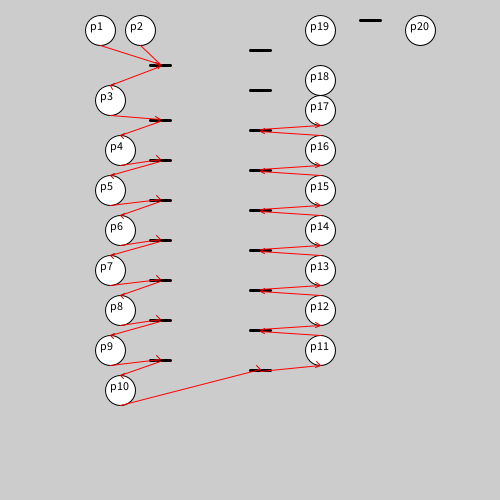
Frame 1 (no input)
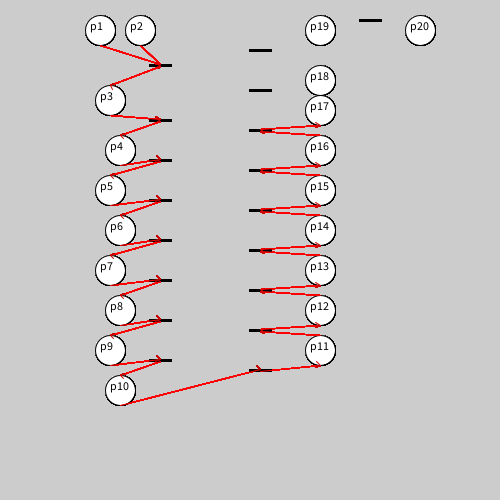
Frame 60 (the mouse pressed at the canvas centre just before this capture)
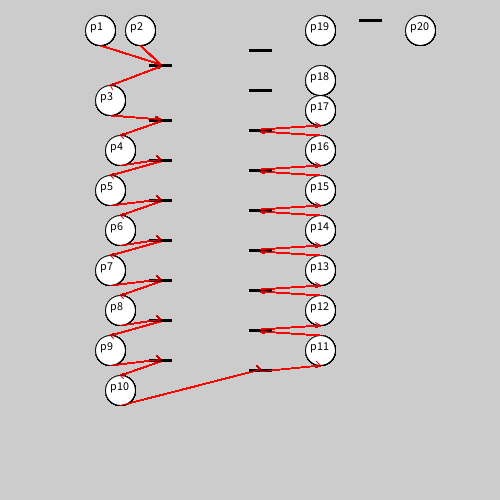
Frame 120 (the mouse held since frame 60 and released just before this capture)

The Processing sketch that drew these frames (run headless with seeded random() and noise(); from frame 60 on, the mouse is pressed at the canvas centre):

// Processing sketch: dos
// ── dos.pde
Lugar Lugares[]={
  new Lugar("p1",100,30),
  new Lugar("p2",140,30),
  new Lugar("p3",110,100),
  new Lugar("p4",120,150),
  new Lugar("p5",110,190),
  new Lugar("p6",120,230),
  new Lugar("p7",110,270),
  new Lugar("p8",120,310),
  new Lugar("p9",110,350),
  new Lugar("p10",120,390),
  new Lugar("p11",320,350),
  new Lugar("p12",320,310),
  new Lugar("p13",320,270),
  new Lugar("p14",320,230),
  new Lugar("p15",320,190),
  new Lugar("p16",320,150),
  new Lugar("p17",320,110),
  new Lugar("p18",320,80),
  new Lugar("p19",320,30),
  new Lugar("p20",420,30)
  
};

Transicion Transiciones[]={
  new Transicion(150,65,20),
  new Transicion(150,120,20),
  new Transicion(150,160,20),
  new Transicion(150,200,20),
  
  new Transicion(150,240,20),
  new Transicion(150,280,20),
  new Transicion(150,320,20),
  new Transicion(150,360,20),
  
  new Transicion(250,370,20),
  new Transicion(250,330,20),
  new Transicion(250,290,20),
  new Transicion(250,250,20),
  new Transicion(250,210,20),
  new Transicion(250,170,20),
  new Transicion(250,130,20),
  new Transicion(250,90,20),
  new Transicion(250,50,20),
  
  new Transicion(360,20,20)
};
int[] defaultp={0,0};
Arco[] Arcos={
  new Arco(Lugares[0].getDown(),Transiciones[0].getUp()),
  new Arco(Lugares[1].getDown(),Transiciones[0].getUp()),
  new Arco(Transiciones[0].getDown(),Lugares[2].getUp()),
  new Arco(Lugares[2].getDown(),Transiciones[1].getUp()),
  new Arco(Transiciones[1].getDown(),Lugares[3].getUp()),
  new Arco(Lugares[3].getDown(),Transiciones[2].getUp()),
  new Arco(Transiciones[2].getDown(),Lugares[4].getUp()),
  new Arco(Lugares[4].getDown(),Transiciones[3].getUp()),
  new Arco(Transiciones[3].getDown(),Lugares[5].getUp()),
  new Arco(Lugares[5].getDown(),Transiciones[4].getUp()),
  new Arco(Transiciones[4].getDown(),Lugares[6].getUp()),
  new Arco(Lugares[6].getDown(),Transiciones[5].getUp()),
  new Arco(Transiciones[5].getDown(),Lugares[7].getUp()),
  new Arco(Lugares[7].getDown(),Transiciones[6].getUp()),
  new Arco(Transiciones[6].getDown(),Lugares[8].getUp()),
  new Arco(Lugares[8].getDown(),Transiciones[7].getUp()),
  new Arco(Transiciones[7].getDown(),Lugares[9].getUp()),
  new Arco(Lugares[9].getDown(),Transiciones[8].getUp()),
  new Arco(Transiciones[8].getDown(),Lugares[10].getDown()),
  new Arco(Lugares[10].getUp(),Transiciones[9].getDown()),
  new Arco(Transiciones[9].getUp(),Lugares[11].getDown()),
  new Arco(Lugares[11].getUp(),Transiciones[10].getDown()),
  new Arco(Transiciones[10].getUp(),Lugares[12].getDown()),
  new Arco(Lugares[12].getUp(),Transiciones[11].getDown()),
  new Arco(Transiciones[11].getUp(),Lugares[13].getDown()),
  new Arco(Lugares[13].getUp(),Transiciones[12].getDown()),
  new Arco(Transiciones[12].getUp(),Lugares[14].getDown()),
  new Arco(Lugares[14].getUp(),Transiciones[13].getDown()),
  new Arco(Transiciones[13].getUp(),Lugares[15].getDown()),
  new Arco(Lugares[15].getUp(),Transiciones[14].getDown()),
  new Arco(Transiciones[14].getUp(),Lugares[16].getDown())
  
  
};
void setup() {
  size(500, 500);
  /*for (int i=2;i<Arcos.length;i++){
    Arcos[i].set(Transiciones[i-2].getDown(),Lugares[i].getUp());
    Arcos[i+1].set(Lugares[i].getDown(),Transiciones[i-1].getUp());
  }*/
}

void draw() {
  for (int i=0;i<Lugares.length;i++){
    Lugares[i].update();
  }
  for (int i=0;i<Transiciones.length;i++){
    Transiciones[i].update();
  }
  for (int i=0;i<Arcos.length;i++){
    Arcos[i].update();
  }
}

void keyPressed( ) {
  if (key=='c' || key=='C') {}
}

class Lugar{
  String texto;
  int x,y;
  Lugar(String t,int x,int y){
    texto=t;
    this.x=x;
    this.y=y;
  }
  void update(){
    strokeWeight(1);
    fill(255,255,255);
    stroke(0,0,0);
    ellipse(x, y, 30, 30);
    fill(0,0,0);
    stroke(255,5,5);
    text(texto,x-10,y);
  }
  int[] getUp(){
    int [] var = {x,y-15};
    return var;
  }
  int[] getDown(){
    int [] var = {x,y+15};
    return var;
  }
}
class Transicion{
  int x,y,ancho;
  Transicion(int x,int y,int ancho){
    this.ancho = ancho;
    this.x=x;
    this.y=y;
  }
  void update(){
    stroke(0,0,0);
    strokeWeight(3);
    //fill(255,0,0);
    line(x, y, x+ancho, y);
  }
  int[] getUp(){
    int [] var = {x+ancho/2,y-1};
    return var;
  }
  int[] getDown(){
    int [] var = {x+ancho/2,y+1};
    return var;
  }
}

class Arco{
  int[] beg;
  int[] end;
  float as;
  Arco(int[] beg,int[] end){
    this.beg = beg;
    this.end=end;
    float dx = beg[0]-end[0];
    float dy = beg[1]-end[1];
    float h = sqrt(dx*dx + dy*dy);
    as = acos(dx/h);
    println("el angulo es "+as*180/PI);
  }
  void set(int[] beg,int[] end){
    this.beg = beg;
    this.end=end;
    float dx = beg[0]-end[0];
    float dy = beg[1]-end[1];
    float h = sqrt(dx*dx + dy*dy);
    as = acos(dx/h);
    println("el angulo es "+as*180/PI);
  }
  void update(){
    stroke(255,0,0);
    strokeWeight(1);
    //fill(255,1,1);
    line(beg[0], beg[1], end[0],end[1]);
    //strokeWeight(2);
    stroke(200,0,0);
    float angulo1 = as-10;
    float angulo2 = as+10;
    float l1x = 5*cos(angulo1);
    float l1y = 5*sin(angulo1);
    float l2x = 5*cos(angulo2);
    float l2y = 5*sin(angulo2);
    if(beg[1]<=end[1]){
      line(end[0],end[1],end[0]-l1x,end[1]-l1y);
      line(end[0],end[1],end[0]-l2x,end[1]-l2y);
    }else{
      line(end[0],end[1],end[0]-l1x,end[1]+l1y);
      line(end[0],end[1],end[0]-l2x,end[1]+l2y);
    }    
  }
}
